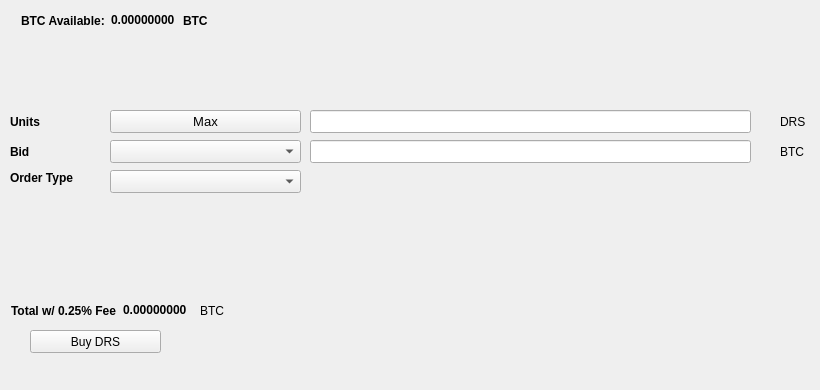
   <widget class="QWidget" name="BuyTab">
    <attribute name="title">
     <string>Buy</string>
    </attribute>
    <widget class="QPushButton" name="BuyRS">
     <property name="geometry">
      <rect>
       <x>30</x>
       <y>330</y>
       <width>131</width>
       <height>23</height>
      </rect>
     </property>
     <property name="text">
      <string>Buy DRS</string>
     </property>
     <property name="icon">
      <iconset resource="../rupees.qrc">
       <normaloff>:/icons/bitcoin</normaloff>:/icons/bitcoin</iconset>
     </property>
    </widget>
    <widget class="QLabel" name="label_3">
     <property name="geometry">
      <rect>
       <x>10</x>
       <y>110</y>
       <width>46</width>
       <height>23</height>
      </rect>
     </property>
     <property name="font">
      <font>
       <weight>75</weight>
       <bold>true</bold>
      </font>
     </property>
     <property name="text">
      <string>Units</string>
     </property>
    </widget>
    <widget class="QLineEdit" name="UnitsInput">
     <property name="geometry">
      <rect>
       <x>310</x>
       <y>110</y>
       <width>441</width>
       <height>23</height>
      </rect>
     </property>
     <property name="font">
      <font>
       <pointsize>9</pointsize>
       <weight>75</weight>
       <bold>true</bold>
      </font>
     </property>
    </widget>
    <widget class="QLineEdit" name="BuyBidPriceEdit">
     <property name="geometry">
      <rect>
       <x>310</x>
       <y>140</y>
       <width>441</width>
       <height>23</height>
      </rect>
     </property>
     <property name="font">
      <font>
       <pointsize>9</pointsize>
       <weight>75</weight>
       <bold>true</bold>
      </font>
     </property>
    </widget>
    <widget class="QLabel" name="label_4">
     <property name="geometry">
      <rect>
       <x>780</x>
       <y>110</y>
       <width>31</width>
       <height>23</height>
      </rect>
     </property>
     <property name="text">
      <string>DRS</string>
     </property>
    </widget>
    <widget class="QLabel" name="label_5">
     <property name="geometry">
      <rect>
       <x>780</x>
       <y>140</y>
       <width>31</width>
       <height>23</height>
      </rect>
     </property>
     <property name="text">
      <string>BTC</string>
     </property>
    </widget>
    <widget class="QLabel" name="label_6">
     <property name="geometry">
      <rect>
       <x>10</x>
       <y>140</y>
       <width>46</width>
       <height>23</height>
      </rect>
     </property>
     <property name="font">
      <font>
       <weight>75</weight>
       <bold>true</bold>
      </font>
     </property>
     <property name="text">
      <string>Bid</string>
     </property>
    </widget>
    <widget class="QLabel" name="label_7">
     <property name="geometry">
      <rect>
       <x>10</x>
       <y>170</y>
       <width>91</width>
       <height>16</height>
      </rect>
     </property>
     <property name="font">
      <font>
       <weight>75</weight>
       <bold>true</bold>
      </font>
     </property>
     <property name="text">
      <string>Order Type</string>
     </property>
    </widget>
    <widget class="QPushButton" name="Buy_Max_Amount">
     <property name="geometry">
      <rect>
       <x>110</x>
       <y>110</y>
       <width>191</width>
       <height>23</height>
      </rect>
     </property>
     <property name="font">
      <font>
       <pointsize>10</pointsize>
      </font>
     </property>
     <property name="text">
      <string>Max</string>
     </property>
    </widget>
    <widget class="QComboBox" name="BuyBidcomboBox">
     <property name="geometry">
      <rect>
       <x>110</x>
       <y>140</y>
       <width>191</width>
       <height>23</height>
      </rect>
     </property>
     <property name="font">
      <font>
       <pointsize>10</pointsize>
      </font>
     </property>
    </widget>
    <widget class="QComboBox" name="buyOrdertypeCombo">
     <property name="geometry">
      <rect>
       <x>110</x>
       <y>170</y>
       <width>191</width>
       <height>23</height>
      </rect>
     </property>
     <property name="font">
      <font>
       <pointsize>10</pointsize>
      </font>
     </property>
    </widget>
    <widget class="QWidget" name="layoutWidget1">
     <property name="geometry">
      <rect>
       <x>21</x>
       <y>11</y>
       <width>227</width>
       <height>19</height>
      </rect>
     </property>
     <layout class="QHBoxLayout" name="horizontalLayout_3">
      <item>
       <widget class="QLabel" name="label232">
        <property name="font">
         <font>
          <weight>75</weight>
          <bold>true</bold>
         </font>
        </property>
        <property name="text">
         <string>BTC Available:</string>
        </property>
       </widget>
      </item>
      <item>
       <widget class="QLabel" name="BtcAvailableLbl">
        <property name="palette">
         <palette>
          <active>
           <colorrole role="WindowText">
            <brush brushstyle="SolidPattern">
             <color alpha="255">
              <red>0</red>
              <green>0</green>
              <blue>0</blue>
             </color>
            </brush>
           </colorrole>
           <colorrole role="Button">
            <brush brushstyle="SolidPattern">
             <color alpha="255">
              <red>0</red>
              <green>170</green>
              <blue>0</blue>
             </color>
            </brush>
           </colorrole>
           <colorrole role="Light">
            <brush brushstyle="SolidPattern">
             <color alpha="255">
              <red>0</red>
              <green>255</green>
              <blue>0</blue>
             </color>
            </brush>
           </colorrole>
           <colorrole role="Midlight">
            <brush brushstyle="SolidPattern">
             <color alpha="255">
              <red>0</red>
              <green>212</green>
              <blue>0</blue>
             </color>
            </brush>
           </colorrole>
           <colorrole role="Dark">
            <brush brushstyle="SolidPattern">
             <color alpha="255">
              <red>0</red>
              <green>85</green>
              <blue>0</blue>
             </color>
            </brush>
           </colorrole>
           <colorrole role="Mid">
            <brush brushstyle="SolidPattern">
             <color alpha="255">
              <red>0</red>
              <green>113</green>
              <blue>0</blue>
             </color>
            </brush>
           </colorrole>
           <colorrole role="Text">
            <brush brushstyle="SolidPattern">
             <color alpha="255">
              <red>0</red>
              <green>170</green>
              <blue>0</blue>
             </color>
            </brush>
           </colorrole>
           <colorrole role="BrightText">
            <brush brushstyle="SolidPattern">
             <color alpha="255">
              <red>255</red>
              <green>255</green>
              <blue>255</blue>
             </color>
            </brush>
           </colorrole>
           <colorrole role="ButtonText">
            <brush brushstyle="SolidPattern">
             <color alpha="255">
              <red>0</red>
              <green>0</green>
              <blue>0</blue>
             </color>
            </brush>
           </colorrole>
           <colorrole role="Base">
            <brush brushstyle="SolidPattern">
             <color alpha="255">
              <red>255</red>
              <green>255</green>
              <blue>255</blue>
             </color>
            </brush>
           </colorrole>
           <colorrole role="Window">
            <brush brushstyle="SolidPattern">
             <color alpha="255">
              <red>0</red>
              <green>170</green>
              <blue>0</blue>
             </color>
            </brush>
           </colorrole>
           <colorrole role="Shadow">
            <brush brushstyle="SolidPattern">
             <color alpha="255">
              <red>0</red>
              <green>0</green>
              <blue>0</blue>
             </color>
            </brush>
           </colorrole>
           <colorrole role="AlternateBase">
            <brush brushstyle="SolidPattern">
             <color alpha="255">
              <red>127</red>
              <green>212</green>
              <blue>127</blue>
             </color>
            </brush>
           </colorrole>
           <colorrole role="ToolTipBase">
            <brush brushstyle="SolidPattern">
             <color alpha="255">
              <red>255</red>
              <green>255</green>
              <blue>220</blue>
             </color>
            </brush>
           </colorrole>
           <colorrole role="ToolTipText">
            <brush brushstyle="SolidPattern">
             <color alpha="255">
              <red>0</red>
              <green>0</green>
              <blue>0</blue>
             </color>
            </brush>
           </colorrole>
          </active>
          <inactive>
           <colorrole role="WindowText">
            <brush brushstyle="SolidPattern">
             <color alpha="255">
              <red>0</red>
              <green>0</green>
              <blue>0</blue>
             </color>
            </brush>
           </colorrole>
           <colorrole role="Button">
            <brush brushstyle="SolidPattern">
             <color alpha="255">
              <red>0</red>
              <green>170</green>
              <blue>0</blue>
             </color>
            </brush>
           </colorrole>
           <colorrole role="Light">
            <brush brushstyle="SolidPattern">
             <color alpha="255">
              <red>0</red>
              <green>255</green>
              <blue>0</blue>
             </color>
            </brush>
           </colorrole>
           <colorrole role="Midlight">
            <brush brushstyle="SolidPattern">
             <color alpha="255">
              <red>0</red>
              <green>212</green>
              <blue>0</blue>
             </color>
            </brush>
           </colorrole>
           <colorrole role="Dark">
            <brush brushstyle="SolidPattern">
             <color alpha="255">
              <red>0</red>
              <green>85</green>
              <blue>0</blue>
             </color>
            </brush>
           </colorrole>
           <colorrole role="Mid">
            <brush brushstyle="SolidPattern">
             <color alpha="255">
              <red>0</red>
              <green>113</green>
              <blue>0</blue>
             </color>
            </brush>
           </colorrole>
           <colorrole role="Text">
            <brush brushstyle="SolidPattern">
             <color alpha="255">
              <red>0</red>
              <green>170</green>
              <blue>0</blue>
             </color>
            </brush>
           </colorrole>
           <colorrole role="BrightText">
            <brush brushstyle="SolidPattern">
             <color alpha="255">
              <red>255</red>
              <green>255</green>
              <blue>255</blue>
             </color>
            </brush>
           </colorrole>
           <colorrole role="ButtonText">
            <brush brushstyle="SolidPattern">
             <color alpha="255">
              <red>0</red>
              <green>0</green>
              <blue>0</blue>
             </color>
            </brush>
           </colorrole>
           <colorrole role="Base">
            <brush brushstyle="SolidPattern">
             <color alpha="255">
              <red>255</red>
              <green>255</green>
              <blue>255</blue>
             </color>
            </brush>
           </colorrole>
           <colorrole role="Window">
            <brush brushstyle="SolidPattern">
             <color alpha="255">
              <red>0</red>
              <green>170</green>
              <blue>0</blue>
             </color>
            </brush>
           </colorrole>
           <colorrole role="Shadow">
            <brush brushstyle="SolidPattern">
             <color alpha="255">
              <red>0</red>
              <green>0</green>
              <blue>0</blue>
             </color>
            </brush>
           </colorrole>
           <colorrole role="AlternateBase">
            <brush brushstyle="SolidPattern">
             <color alpha="255">
              <red>127</red>
              <green>212</green>
              <blue>127</blue>
             </color>
            </brush>
           </colorrole>
           <colorrole role="ToolTipBase">
            <brush brushstyle="SolidPattern">
             <color alpha="255">
              <red>255</red>
              <green>255</green>
              <blue>220</blue>
             </color>
            </brush>
           </colorrole>
           <colorrole role="ToolTipText">
            <brush brushstyle="SolidPattern">
             <color alpha="255">
              <red>0</red>
              <green>0</green>
              <blue>0</blue>
             </color>
            </brush>
           </colorrole>
          </inactive>
          <disabled>
           <colorrole role="WindowText">
            <brush brushstyle="SolidPattern">
             <color alpha="255">
              <red>0</red>
              <green>85</green>
              <blue>0</blue>
             </color>
            </brush>
           </colorrole>
           <colorrole role="Button">
            <brush brushstyle="SolidPattern">
             <color alpha="255">
              <red>0</red>
              <green>170</green>
              <blue>0</blue>
             </color>
            </brush>
           </colorrole>
           <colorrole role="Light">
            <brush brushstyle="SolidPattern">
             <color alpha="255">
              <red>0</red>
              <green>255</green>
              <blue>0</blue>
             </color>
            </brush>
           </colorrole>
           <colorrole role="Midlight">
            <brush brushstyle="SolidPattern">
             <color alpha="255">
              <red>0</red>
              <green>212</green>
              <blue>0</blue>
             </color>
            </brush>
           </colorrole>
           <colorrole role="Dark">
            <brush brushstyle="SolidPattern">
             <color alpha="255">
              <red>0</red>
              <green>85</green>
              <blue>0</blue>
             </color>
            </brush>
           </colorrole>
           <colorrole role="Mid">
            <brush brushstyle="SolidPattern">
             <color alpha="255">
              <red>0</red>
              <green>113</green>
              <blue>0</blue>
             </color>
            </brush>
           </colorrole>
           <colorrole role="Text">
            <brush brushstyle="SolidPattern">
             <color alpha="255">
              <red>0</red>
              <green>85</green>
              <blue>0</blue>
             </color>
            </brush>
           </colorrole>
           <colorrole role="BrightText">
            <brush brushstyle="SolidPattern">
             <color alpha="255">
              <red>255</red>
              <green>255</green>
              <blue>255</blue>
             </color>
            </brush>
           </colorrole>
           <colorrole role="ButtonText">
            <brush brushstyle="SolidPattern">
             <color alpha="255">
              <red>0</red>
              <green>85</green>
              <blue>0</blue>
             </color>
            </brush>
           </colorrole>
           <colorrole role="Base">
            <brush brushstyle="SolidPattern">
             <color alpha="255">
              <red>0</red>
              <green>170</green>
              <blue>0</blue>
             </color>
            </brush>
           </colorrole>
           <colorrole role="Window">
            <brush brushstyle="SolidPattern">
             <color alpha="255">
              <red>0</red>
              <green>170</green>
              <blue>0</blue>
             </color>
            </brush>
           </colorrole>
           <colorrole role="Shadow">
            <brush brushstyle="SolidPattern">
             <color alpha="255">
              <red>0</red>
              <green>0</green>
              <blue>0</blue>
             </color>
            </brush>
           </colorrole>
           <colorrole role="AlternateBase">
            <brush brushstyle="SolidPattern">
             <color alpha="255">
              <red>0</red>
              <green>170</green>
              <blue>0</blue>
             </color>
            </brush>
           </colorrole>
           <colorrole role="ToolTipBase">
            <brush brushstyle="SolidPattern">
             <color alpha="255">
              <red>255</red>
              <green>255</green>
              <blue>220</blue>
             </color>
            </brush>
           </colorrole>
           <colorrole role="ToolTipText">
            <brush brushstyle="SolidPattern">
             <color alpha="255">
              <red>0</red>
              <green>0</green>
              <blue>0</blue>
             </color>
            </brush>
           </colorrole>
          </disabled>
         </palette>
        </property>
        <property name="font">
         <font>
          <weight>75</weight>
          <bold>true</bold>
         </font>
        </property>
        <property name="text">
         <string>0.00000000</string>
        </property>
        <property name="textInteractionFlags">
         <set>Qt::LinksAccessibleByMouse|Qt::TextSelectableByKeyboard|Qt::TextSelectableByMouse</set>
        </property>
       </widget>
      </item>
      <item>
       <widget class="QLabel" name="BtcAvailableLbl_2">
        <property name="font">
         <font>
          <weight>75</weight>
          <bold>true</bold>
         </font>
        </property>
        <property name="text">
         <string>BTC</string>
        </property>
       </widget>
      </item>
     </layout>
    </widget>
    <widget class="QWidget" name="layoutWidge2">
     <property name="geometry">
      <rect>
       <x>11</x>
       <y>301</y>
       <width>259</width>
       <height>19</height>
      </rect>
     </property>
     <layout class="QHBoxLayout" name="horizontalLayout_4">
      <item>
       <widget class="QLabel" name="label_9">
        <property name="font">
         <font>
          <weight>75</weight>
          <bold>true</bold>
         </font>
        </property>
        <property name="text">
         <string>Total w/ 0.25% Fee</string>
        </property>
       </widget>
      </item>
      <item>
       <widget class="QLabel" name="BuyCostLabel">
        <property name="palette">
         <palette>
          <active>
           <colorrole role="WindowText">
            <brush brushstyle="SolidPattern">
             <color alpha="255">
              <red>0</red>
              <green>0</green>
              <blue>0</blue>
             </color>
            </brush>
           </colorrole>
           <colorrole role="Button">
            <brush brushstyle="SolidPattern">
             <color alpha="255">
              <red>0</red>
              <green>170</green>
              <blue>0</blue>
             </color>
            </brush>
           </colorrole>
           <colorrole role="Light">
            <brush brushstyle="SolidPattern">
             <color alpha="255">
              <red>0</red>
              <green>255</green>
              <blue>0</blue>
             </color>
            </brush>
           </colorrole>
           <colorrole role="Midlight">
            <brush brushstyle="SolidPattern">
             <color alpha="255">
              <red>0</red>
              <green>212</green>
              <blue>0</blue>
             </color>
            </brush>
           </colorrole>
           <colorrole role="Dark">
            <brush brushstyle="SolidPattern">
             <color alpha="255">
              <red>0</red>
              <green>85</green>
              <blue>0</blue>
             </color>
            </brush>
           </colorrole>
           <colorrole role="Mid">
            <brush brushstyle="SolidPattern">
             <color alpha="255">
              <red>0</red>
              <green>113</green>
              <blue>0</blue>
             </color>
            </brush>
           </colorrole>
           <colorrole role="Text">
            <brush brushstyle="SolidPattern">
             <color alpha="255">
              <red>0</red>
              <green>170</green>
              <blue>0</blue>
             </color>
            </brush>
           </colorrole>
           <colorrole role="BrightText">
            <brush brushstyle="SolidPattern">
             <color alpha="255">
              <red>255</red>
              <green>255</green>
              <blue>255</blue>
             </color>
            </brush>
           </colorrole>
           <colorrole role="ButtonText">
            <brush brushstyle="SolidPattern">
             <color alpha="255">
              <red>0</red>
              <green>0</green>
              <blue>0</blue>
             </color>
            </brush>
           </colorrole>
           <colorrole role="Base">
            <brush brushstyle="SolidPattern">
             <color alpha="255">
              <red>255</red>
              <green>255</green>
              <blue>255</blue>
             </color>
            </brush>
           </colorrole>
           <colorrole role="Window">
            <brush brushstyle="SolidPattern">
             <color alpha="255">
              <red>0</red>
              <green>170</green>
              <blue>0</blue>
             </color>
            </brush>
           </colorrole>
           <colorrole role="Shadow">
            <brush brushstyle="SolidPattern">
             <color alpha="255">
              <red>0</red>
              <green>0</green>
              <blue>0</blue>
             </color>
            </brush>
           </colorrole>
           <colorrole role="AlternateBase">
            <brush brushstyle="SolidPattern">
             <color alpha="255">
              <red>127</red>
              <green>212</green>
              <blue>127</blue>
             </color>
            </brush>
           </colorrole>
           <colorrole role="ToolTipBase">
            <brush brushstyle="SolidPattern">
             <color alpha="255">
              <red>255</red>
              <green>255</green>
              <blue>220</blue>
             </color>
            </brush>
           </colorrole>
           <colorrole role="ToolTipText">
            <brush brushstyle="SolidPattern">
             <color alpha="255">
              <red>0</red>
              <green>0</green>
              <blue>0</blue>
             </color>
            </brush>
           </colorrole>
          </active>
          <inactive>
           <colorrole role="WindowText">
            <brush brushstyle="SolidPattern">
             <color alpha="255">
              <red>0</red>
              <green>0</green>
              <blue>0</blue>
             </color>
            </brush>
           </colorrole>
           <colorrole role="Button">
            <brush brushstyle="SolidPattern">
             <color alpha="255">
              <red>0</red>
              <green>170</green>
              <blue>0</blue>
             </color>
            </brush>
           </colorrole>
           <colorrole role="Light">
            <brush brushstyle="SolidPattern">
             <color alpha="255">
              <red>0</red>
              <green>255</green>
              <blue>0</blue>
             </color>
            </brush>
           </colorrole>
           <colorrole role="Midlight">
            <brush brushstyle="SolidPattern">
             <color alpha="255">
              <red>0</red>
              <green>212</green>
              <blue>0</blue>
             </color>
            </brush>
           </colorrole>
           <colorrole role="Dark">
            <brush brushstyle="SolidPattern">
             <color alpha="255">
              <red>0</red>
              <green>85</green>
              <blue>0</blue>
             </color>
            </brush>
           </colorrole>
           <colorrole role="Mid">
            <brush brushstyle="SolidPattern">
             <color alpha="255">
              <red>0</red>
              <green>113</green>
              <blue>0</blue>
             </color>
            </brush>
           </colorrole>
           <colorrole role="Text">
            <brush brushstyle="SolidPattern">
             <color alpha="255">
              <red>0</red>
              <green>170</green>
              <blue>0</blue>
             </color>
            </brush>
           </colorrole>
           <colorrole role="BrightText">
            <brush brushstyle="SolidPattern">
             <color alpha="255">
              <red>255</red>
              <green>255</green>
              <blue>255</blue>
             </color>
            </brush>
           </colorrole>
           <colorrole role="ButtonText">
            <brush brushstyle="SolidPattern">
             <color alpha="255">
              <red>0</red>
              <green>0</green>
              <blue>0</blue>
             </color>
            </brush>
           </colorrole>
           <colorrole role="Base">
            <brush brushstyle="SolidPattern">
             <color alpha="255">
              <red>255</red>
              <green>255</green>
              <blue>255</blue>
             </color>
            </brush>
           </colorrole>
           <colorrole role="Window">
            <brush brushstyle="SolidPattern">
             <color alpha="255">
              <red>0</red>
              <green>170</green>
              <blue>0</blue>
             </color>
            </brush>
           </colorrole>
           <colorrole role="Shadow">
            <brush brushstyle="SolidPattern">
             <color alpha="255">
              <red>0</red>
              <green>0</green>
              <blue>0</blue>
             </color>
            </brush>
           </colorrole>
           <colorrole role="AlternateBase">
            <brush brushstyle="SolidPattern">
             <color alpha="255">
              <red>127</red>
              <green>212</green>
              <blue>127</blue>
             </color>
            </brush>
           </colorrole>
           <colorrole role="ToolTipBase">
            <brush brushstyle="SolidPattern">
             <color alpha="255">
              <red>255</red>
              <green>255</green>
              <blue>220</blue>
             </color>
            </brush>
           </colorrole>
           <colorrole role="ToolTipText">
            <brush brushstyle="SolidPattern">
             <color alpha="255">
              <red>0</red>
              <green>0</green>
              <blue>0</blue>
             </color>
            </brush>
           </colorrole>
          </inactive>
          <disabled>
           <colorrole role="WindowText">
            <brush brushstyle="SolidPattern">
             <color alpha="255">
              <red>0</red>
              <green>85</green>
              <blue>0</blue>
             </color>
            </brush>
           </colorrole>
           <colorrole role="Button">
            <brush brushstyle="SolidPattern">
             <color alpha="255">
              <red>0</red>
              <green>170</green>
              <blue>0</blue>
             </color>
            </brush>
           </colorrole>
           <colorrole role="Light">
            <brush brushstyle="SolidPattern">
             <color alpha="255">
              <red>0</red>
              <green>255</green>
              <blue>0</blue>
             </color>
            </brush>
           </colorrole>
           <colorrole role="Midlight">
            <brush brushstyle="SolidPattern">
             <color alpha="255">
              <red>0</red>
              <green>212</green>
              <blue>0</blue>
             </color>
            </brush>
           </colorrole>
           <colorrole role="Dark">
            <brush brushstyle="SolidPattern">
             <color alpha="255">
              <red>0</red>
              <green>85</green>
              <blue>0</blue>
             </color>
            </brush>
           </colorrole>
           <colorrole role="Mid">
            <brush brushstyle="SolidPattern">
             <color alpha="255">
              <red>0</red>
              <green>113</green>
              <blue>0</blue>
             </color>
            </brush>
           </colorrole>
           <colorrole role="Text">
            <brush brushstyle="SolidPattern">
             <color alpha="255">
              <red>0</red>
              <green>85</green>
              <blue>0</blue>
             </color>
            </brush>
           </colorrole>
           <colorrole role="BrightText">
            <brush brushstyle="SolidPattern">
             <color alpha="255">
              <red>255</red>
              <green>255</green>
              <blue>255</blue>
             </color>
            </brush>
           </colorrole>
           <colorrole role="ButtonText">
            <brush brushstyle="SolidPattern">
             <color alpha="255">
              <red>0</red>
              <green>85</green>
              <blue>0</blue>
             </color>
            </brush>
           </colorrole>
           <colorrole role="Base">
            <brush brushstyle="SolidPattern">
             <color alpha="255">
              <red>0</red>
              <green>170</green>
              <blue>0</blue>
             </color>
            </brush>
           </colorrole>
           <colorrole role="Window">
            <brush brushstyle="SolidPattern">
             <color alpha="255">
              <red>0</red>
              <green>170</green>
              <blue>0</blue>
             </color>
            </brush>
           </colorrole>
           <colorrole role="Shadow">
            <brush brushstyle="SolidPattern">
             <color alpha="255">
              <red>0</red>
              <green>0</green>
              <blue>0</blue>
             </color>
            </brush>
           </colorrole>
           <colorrole role="AlternateBase">
            <brush brushstyle="SolidPattern">
             <color alpha="255">
              <red>0</red>
              <green>170</green>
              <blue>0</blue>
             </color>
            </brush>
           </colorrole>
           <colorrole role="ToolTipBase">
            <brush brushstyle="SolidPattern">
             <color alpha="255">
              <red>255</red>
              <green>255</green>
              <blue>220</blue>
             </color>
            </brush>
           </colorrole>
           <colorrole role="ToolTipText">
            <brush brushstyle="SolidPattern">
             <color alpha="255">
              <red>0</red>
              <green>0</green>
              <blue>0</blue>
             </color>
            </brush>
           </colorrole>
          </disabled>
         </palette>
        </property>
        <property name="font">
         <font>
          <weight>75</weight>
          <bold>true</bold>
         </font>
        </property>
        <property name="autoFillBackground">
         <bool>false</bool>
        </property>
        <property name="text">
         <string>0.00000000</string>
        </property>
        <property name="textInteractionFlags">
         <set>Qt::LinksAccessibleByMouse|Qt::TextSelectableByMouse</set>
        </property>
       </widget>
      </item>
      <item>
       <widget class="QLabel" name="label_10">
        <property name="font">
         <font>
          <weight>50</weight>
          <bold>false</bold>
         </font>
        </property>
        <property name="text">
         <string>BTC</string>
        </property>
       </widget>
      </item>
     </layout>
    </widget>
    <widget class="QLabel" name="label_24">
     <property name="geometry">
      <rect>
       <x>460</x>
       <y>300</y>
       <width>281</width>
       <height>81</height>
      </rect>
     </property>
     <property name="text">
      <string/>
     </property>
     <property name="pixmap">
      <pixmap>:/images/bittrex</pixmap>
     </property>
    </widget>
   </widget>
